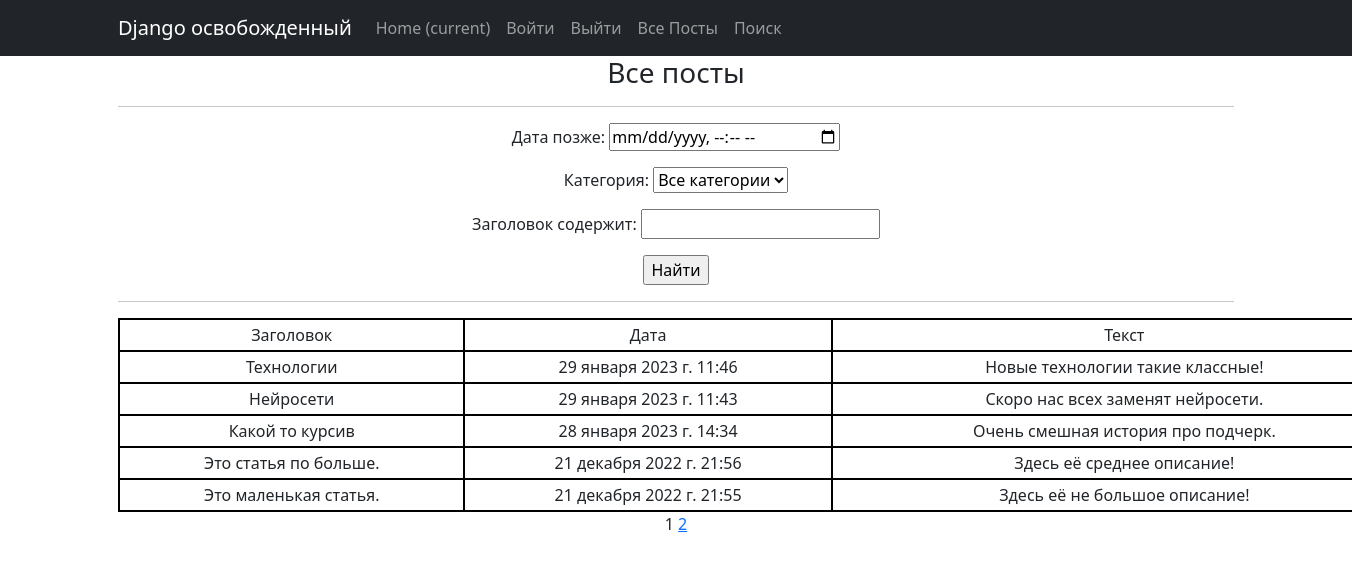
The app's page /post/search/, older data.
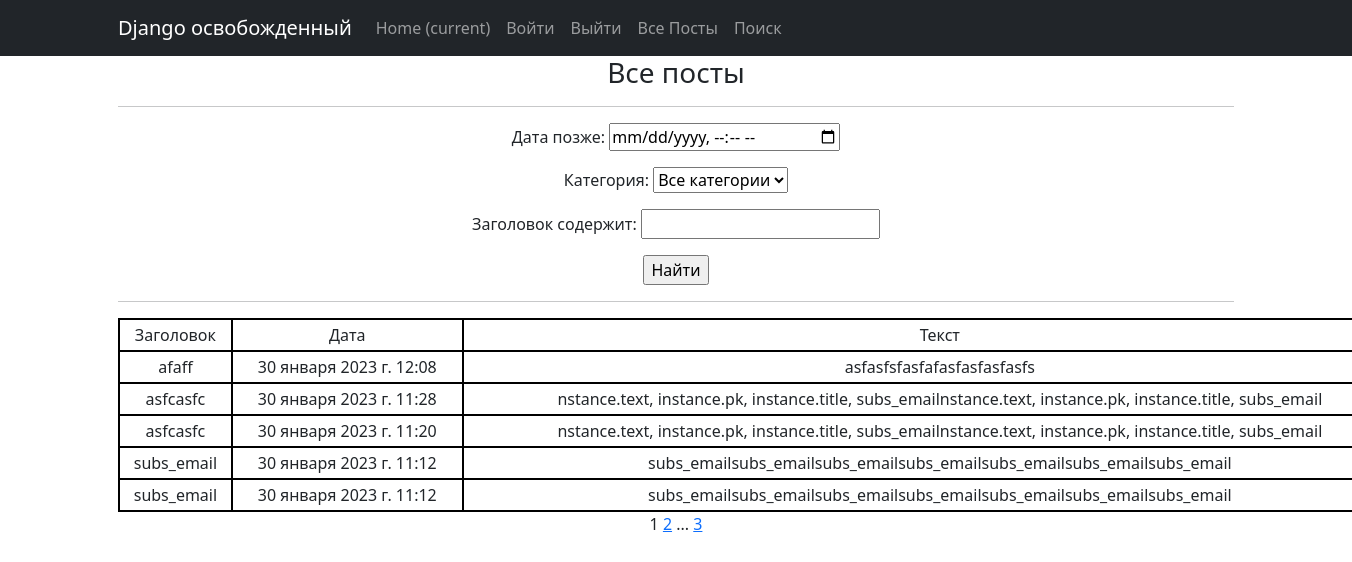
The same page, newer data.
### news/models.py (models this page shows, shortened)
class Post(models.Model):
    author = models.ForeignKey(Author, on_delete=models.CASCADE)
    NEWS = 'NW'
    ARTICLE = 'AR'
    CATEGORY_CHOICES = (
        (NEWS, 'Новость'),
        (ARTICLE, 'Статья'),
    )
    categoryType = models.CharField(max_length=2, choices=CATEGORY_CHOICES, default=ARTICLE)
    dateCreation = models.DateTimeField(auto_now_add=True)
    postCategory = models.ManyToManyField(Category, through='PostCategory')
    title = models.CharField(max_length=128)
    text = models.TextField()
    rating = models.SmallIntegerField(default=0)

### news/views.py (the view)
# urls.py: path('search/', PostListSearch.as_view(), name='post_search'),
class PostListSearch(PostList):
    template_name = 'post_search.html'
    context_object_name = 'all_news'

### news/models.py (called while the page is built)
    def __str__(self):
        return self.name.title()

### news/templatetags/custom_filters.py (called while the page is built)
@register.filter()
def censor(text, word=str):
    if word in text:
        reword = word[0] + ((len(word) - 2) * "*") + word[-1]
        text = text.replace(word, reword)
    return text

### news/templatetags/custom_tags.py (called while the page is built)
@register.simple_tag(takes_context=True)
def url_replace(context, **kwargs):
    d = context['request'].GET.copy()
    for k, v in kwargs.items():
        d[k] = v
    return d.urlencode()

### news/views.py (called while the page is built)
    def get_queryset(self):
        queryset = super().get_queryset()
        self.filterset = NewsFilter(self.request.GET, queryset)
        return self.filterset.qs

    def get_context_data(self, **kwargs):
        context = super().get_context_data(**kwargs)
        context['time_now'] = datetime.utcnow()
        context['filterset'] = self.filterset
        return context

### templates/post_search.html (shortened to what this page needs)
{% extends 'flatpages/default.html' %}
{% load custom_filters %}
{% load custom_tags %}
{% block content %}
<h3>Все посты</h3>
    <hr>
    <form action="" method="get">
        {{ filterset.form.as_p }}
        <input type="submit" value="Найти" />
    </form>
   <hr>
   {% if all_news %}
<table>
    <tr>
        <td>Заголовок</td>
        <td>Дата</td>
        <td>Текст</td>
    </tr>
    {% for news in all_news %}
    <tr>
        <td>{{ news.title }}</td>
        <td>{{ news.dateCreation }}</td>
        <td>{{ news.text|truncatewords:20|censor:"борьбу"|censor:"ограбили"|censor:"умерщвляли" }}</td>
    </tr>
    {% endfor %}
</table>
   {% else %}
       <h2>Постов нет!</h2>
   {% endif %}
   {{ page_obj.number }}
   {% if page_obj.has_next %}
       <a href="?{% url_replace page=page_obj.next_page_number %}">{{ page_obj.next_page_number }}</a>
       {% if paginator.num_pages != page_obj.next_page_number %}
           ...
           <a href="?{% url_replace page=page_obj.paginator.num_pages %}">{{ page_obj.paginator.num_pages }}</a>
       {% endif %}
   {% endif %}
{% endblock content %}

Row changes from the older to the newer data that the page shows:
no longer on this page (row unchanged): Post: title "Технологии", dateCreation "29 января 2023 г. 11:46", text|censor "Новые технологии такие классные!"
no longer on this page (row unchanged): Post: title "Нейросети", dateCreation "29 января 2023 г. 11:43", text|censor "Скоро нас всех заменят нейросети."
no longer on this page (row unchanged): Post: title "Какой то курсив", dateCreation "28 января 2023 г. 14:34", text|censor "Очень смешная история про подчерк."
no longer on this page (row unchanged): Post: title "Это статья по больше.", dateCreation "21 декабря 2022 г. 21:56", text|censor "Здесь её среднее описание!"
no longer on this page (row unchanged): Post: title "Это маленькая статья.", dateCreation "21 декабря 2022 г. 21:55", text|censor "Здесь её не большое описание!"
added Post: title "afaff", dateCreation "30 января 2023 г. 12:08", text|censor "asfasfsfasfafasfasfasfasfs"
added Post: title "asfcasfc", dateCreation "30 января 2023 г. 11:28", text|censor "nstance.text, instance.pk, instance.title, subs_emailnstance.text, instance.pk, instance.title, subs_email"
added Post: title "asfcasfc", dateCreation "30 января 2023 г. 11:20", text|censor "nstance.text, instance.pk, instance.title, subs_emailnstance.text, instance.pk, instance.title, subs_email"
added Post: title "subs_email", dateCreation "30 января 2023 г. 11:12", text|censor "subs_emailsubs_emailsubs_emailsubs_emailsubs_emailsubs_emailsubs_email"
added Post: title "subs_email", dateCreation "30 января 2023 г. 11:12", text|censor "subs_emailsubs_emailsubs_emailsubs_emailsubs_emailsubs_emailsubs_email"
Text that changed along with them:
{{ page_obj.paginator.num_pages }}: (not shown) → "3"
